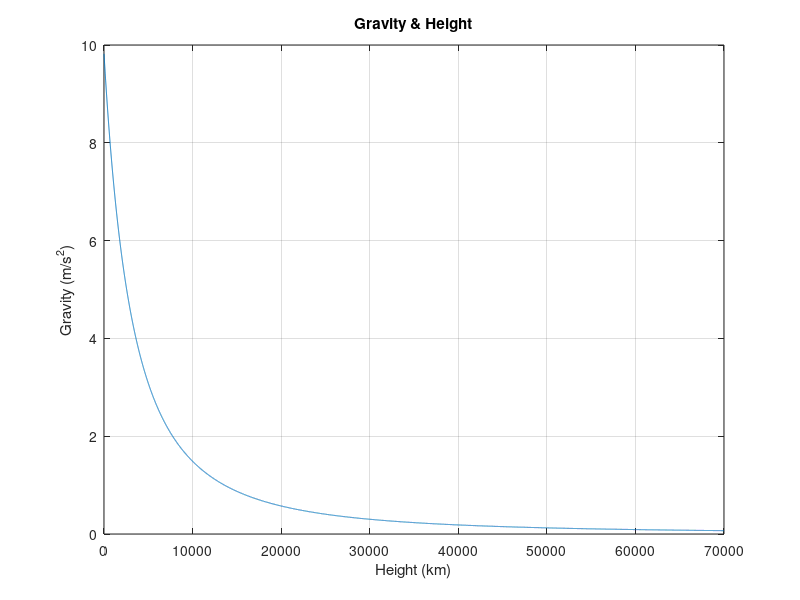

The MATLAB source for this figure:
%{
This code is written by Omar Yehia Tawfeek
All rights reserved to O.Y.T
%}
x = [0:5:70000];
y = (6.67384*10.^-11)*((5.97219*10.^24)./(((6371+x)*10.^3).^2));
plot(x, y), xlabel('Height (km)'), ylabel('Gravity (m/s^2)'),
title('Gravity & Height'), grid on